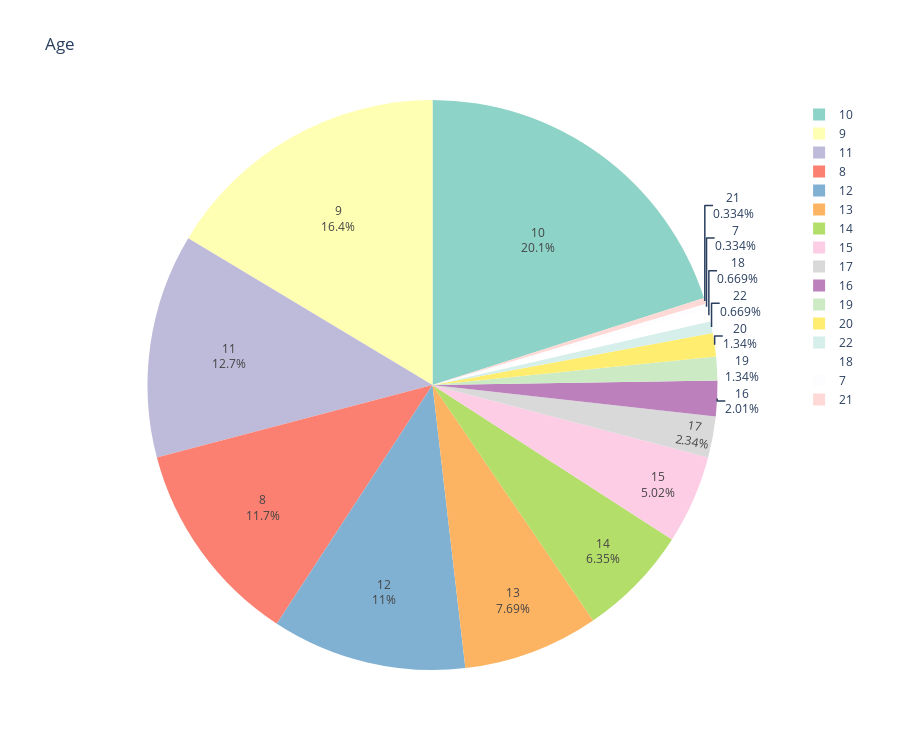

Notebook cell for this chart:
### Markdown cell above
* **Car Age**

### Code cell
fig = px.pie(
    car_data , 
    names="Age" , 
    title="Age" ,
        color_discrete_sequence= px.colors.qualitative.Set3

)

fig.update_traces(textinfo="label + percent")

fig.update_layout(
    width = 900 , 
    height = 750
)

### Figure 1 — Plotly figure (JSON) as saved in the notebook; plotly's stock layout.template omitted (floating-point values rounded to 4 significant figures; data arrays with more than 128 entries replaced by an {"elided": "..."} marker saying what was removed)
{"data": [{"domain": {"x": [0, 1], "y": [0, 1]}, "hovertemplate": "Age=%{label}<extra></extra>", "labels": {"elided": "299 int values"}, "legendgroup": "", "name": "", "showlegend": true, "textinfo": "label+percent", "type": "pie"}], "layout": {"height": 750, "legend": {"tracegroupgap": 0}, "piecolorway": ["rgb(141,211,199)", "rgb(255,255,179)", "rgb(190,186,218)", "rgb(251,128,114)", "rgb(128,177,211)", "rgb(253,180,98)", "rgb(179,222,105)", "rgb(252,205,229)", "rgb(217,217,217)", "rgb(188,128,189)", "rgb(204,235,197)", "rgb(255,237,111)"], "title": {"text": "Age"}, "width": 900}}
